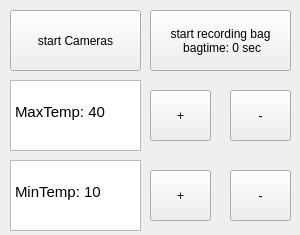
<?xml version="1.0" encoding="UTF-8"?>
<ui version="4.0">
 <class>MainWindow</class>
 <widget class="QMainWindow" name="MainWindow">
  <property name="enabled">
   <bool>true</bool>
  </property>
  <property name="geometry">
   <rect>
    <x>0</x>
    <y>0</y>
    <width>300</width>
    <height>235</height>
   </rect>
  </property>
  <property name="minimumSize">
   <size>
    <width>300</width>
    <height>235</height>
   </size>
  </property>
  <property name="maximumSize">
   <size>
    <width>300</width>
    <height>235</height>
   </size>
  </property>
  <property name="windowTitle">
   <string>MainWindow</string>
  </property>
  <widget class="QWidget" name="centralWidget">
   <widget class="QPushButton" name="camsButton">
    <property name="geometry">
     <rect>
      <x>10</x>
      <y>10</y>
      <width>131</width>
      <height>61</height>
     </rect>
    </property>
    <property name="minimumSize">
     <size>
      <width>131</width>
      <height>61</height>
     </size>
    </property>
    <property name="maximumSize">
     <size>
      <width>131</width>
      <height>61</height>
     </size>
    </property>
    <property name="text">
     <string>start Cameras</string>
    </property>
   </widget>
   <widget class="QPushButton" name="bagfileButton">
    <property name="geometry">
     <rect>
      <x>150</x>
      <y>10</y>
      <width>141</width>
      <height>61</height>
     </rect>
    </property>
    <property name="minimumSize">
     <size>
      <width>141</width>
      <height>61</height>
     </size>
    </property>
    <property name="maximumSize">
     <size>
      <width>1410000</width>
      <height>10000</height>
     </size>
    </property>
    <property name="text">
     <string>start recording bag
 bagtime: 0 sec</string>
    </property>
   </widget>
   <widget class="QPushButton" name="increaseMax">
    <property name="geometry">
     <rect>
      <x>150</x>
      <y>90</y>
      <width>61</width>
      <height>51</height>
     </rect>
    </property>
    <property name="minimumSize">
     <size>
      <width>61</width>
      <height>51</height>
     </size>
    </property>
    <property name="maximumSize">
     <size>
      <width>61</width>
      <height>51</height>
     </size>
    </property>
    <property name="text">
     <string>+</string>
    </property>
   </widget>
   <widget class="QPushButton" name="decreaseMax">
    <property name="geometry">
     <rect>
      <x>230</x>
      <y>90</y>
      <width>61</width>
      <height>51</height>
     </rect>
    </property>
    <property name="minimumSize">
     <size>
      <width>61</width>
      <height>51</height>
     </size>
    </property>
    <property name="maximumSize">
     <size>
      <width>61</width>
      <height>51</height>
     </size>
    </property>
    <property name="text">
     <string>-</string>
    </property>
   </widget>
   <widget class="QPushButton" name="increaseMin">
    <property name="geometry">
     <rect>
      <x>150</x>
      <y>170</y>
      <width>61</width>
      <height>51</height>
     </rect>
    </property>
    <property name="minimumSize">
     <size>
      <width>61</width>
      <height>51</height>
     </size>
    </property>
    <property name="maximumSize">
     <size>
      <width>61</width>
      <height>51</height>
     </size>
    </property>
    <property name="text">
     <string>+</string>
    </property>
   </widget>
   <widget class="QPushButton" name="decreaseMin">
    <property name="geometry">
     <rect>
      <x>230</x>
      <y>170</y>
      <width>61</width>
      <height>51</height>
     </rect>
    </property>
    <property name="minimumSize">
     <size>
      <width>61</width>
      <height>51</height>
     </size>
    </property>
    <property name="maximumSize">
     <size>
      <width>61</width>
      <height>51</height>
     </size>
    </property>
    <property name="text">
     <string>-</string>
    </property>
   </widget>
   <widget class="QTextEdit" name="maxTemp">
    <property name="geometry">
     <rect>
      <x>10</x>
      <y>80</y>
      <width>131</width>
      <height>71</height>
     </rect>
    </property>
    <property name="minimumSize">
     <size>
      <width>131</width>
      <height>71</height>
     </size>
    </property>
    <property name="maximumSize">
     <size>
      <width>131</width>
      <height>71</height>
     </size>
    </property>
    <property name="html">
     <string>&lt;!DOCTYPE HTML PUBLIC &quot;-//W3C//DTD HTML 4.0//EN&quot; &quot;http://www.w3.org/TR/REC-html40/strict.dtd&quot;&gt;
&lt;html&gt;&lt;head&gt;&lt;meta name=&quot;qrichtext&quot; content=&quot;1&quot; /&gt;&lt;style type=&quot;text/css&quot;&gt;
p, li { white-space: pre-wrap; }
&lt;/style&gt;&lt;/head&gt;&lt;body style=&quot; font-family:'Ubuntu'; font-size:11pt; font-weight:400; font-style:normal;&quot;&gt;
&lt;p style=&quot;-qt-paragraph-type:empty; margin-top:0px; margin-bottom:0px; margin-left:0px; margin-right:0px; -qt-block-indent:0; text-indent:0px;&quot;&gt;&lt;br /&gt;&lt;/p&gt;
&lt;p style=&quot; margin-top:0px; margin-bottom:0px; margin-left:0px; margin-right:0px; -qt-block-indent:0; text-indent:0px;&quot;&gt;MaxTemp: 40&lt;/p&gt;&lt;/body&gt;&lt;/html&gt;</string>
    </property>
   </widget>
   <widget class="QTextEdit" name="minTemp">
    <property name="geometry">
     <rect>
      <x>10</x>
      <y>160</y>
      <width>131</width>
      <height>71</height>
     </rect>
    </property>
    <property name="minimumSize">
     <size>
      <width>131</width>
      <height>71</height>
     </size>
    </property>
    <property name="maximumSize">
     <size>
      <width>131</width>
      <height>71</height>
     </size>
    </property>
    <property name="html">
     <string>&lt;!DOCTYPE HTML PUBLIC &quot;-//W3C//DTD HTML 4.0//EN&quot; &quot;http://www.w3.org/TR/REC-html40/strict.dtd&quot;&gt;
&lt;html&gt;&lt;head&gt;&lt;meta name=&quot;qrichtext&quot; content=&quot;1&quot; /&gt;&lt;style type=&quot;text/css&quot;&gt;
p, li { white-space: pre-wrap; }
&lt;/style&gt;&lt;/head&gt;&lt;body style=&quot; font-family:'Ubuntu'; font-size:11pt; font-weight:400; font-style:normal;&quot;&gt;
&lt;p style=&quot;-qt-paragraph-type:empty; margin-top:0px; margin-bottom:0px; margin-left:0px; margin-right:0px; -qt-block-indent:0; text-indent:0px;&quot;&gt;&lt;br /&gt;&lt;/p&gt;
&lt;p style=&quot; margin-top:0px; margin-bottom:0px; margin-left:0px; margin-right:0px; -qt-block-indent:0; text-indent:0px;&quot;&gt;MinTemp: 10&lt;/p&gt;&lt;/body&gt;&lt;/html&gt;</string>
    </property>
   </widget>
  </widget>
 </widget>
 <layoutdefault spacing="6" margin="11"/>
 <resources/>
 <connections/>
</ui>
